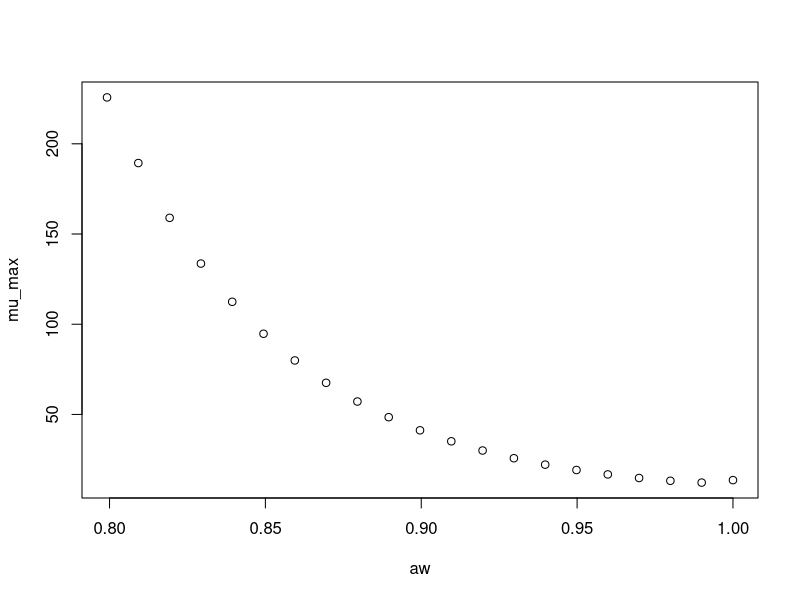

Here is the R script that generated this plot:
#############################
# start of Parameter script
#############################
aw <- seq(0.799200799200799,0.999999,length.out=21)
#############################
# end of Parameter script
#############################
############################# 
# start of Model script Gropin ID 1347 
#############################
 
# constant coefficients for this model
 
variables <- data.frame(aw)
argumentsPar <- expand.grid(variables)
 
# heart of the model
response_surface <- function(aw) {
   mumax <-exp(2.613-3.206*sqrt(1-aw)+21.13*(sqrt(1-aw))^2)

return(mumax=mumax)
} 

# output parameters
mumax <- cbind(argumentsPar,response_surface(argumentsPar['aw']))
colnames(mumax) <- c(colnames(argumentsPar),'mumax')
#############################
# End of Model script
#############################
############################# 
# start of Visualisation script Gropin ID 1347 
#############################
plot(aw,mumax$mumax,
                          xlab='aw',
                          ylab='mu_max')
#############################
# End of Visualisation script
#############################
